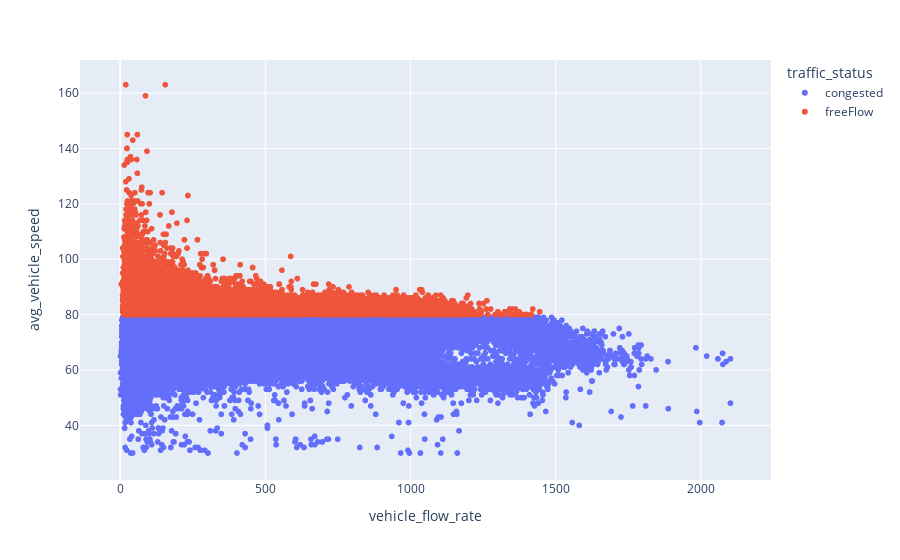
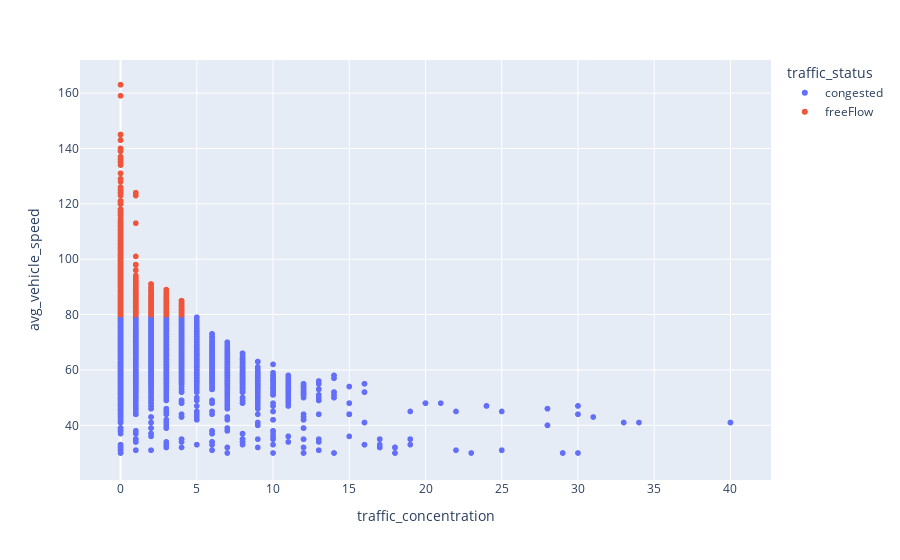
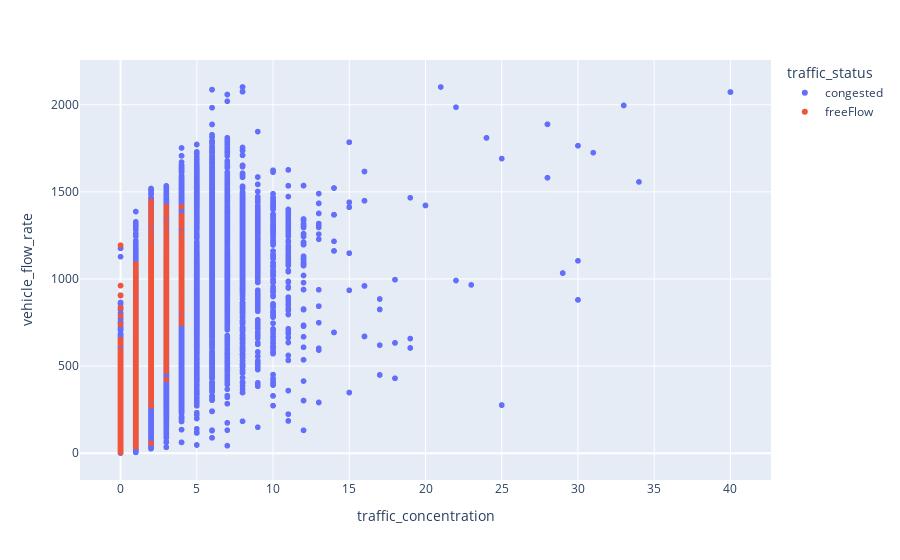

Source (notebook cell) for these figures, in order:
### Code cell
for num_col in NUM_COL:
    df = df.withColumn(num_col, df[num_col].cast("double"))

# plot
df_num = df.select(NUM_COL + ["traffic_status"]).toPandas()
for i in range(len(NUM_COL)):
    for j in range(i):
        col_x = NUM_COL[i]
        col_y = NUM_COL[j]
        px.scatter(
            data_frame=df_num,
            x=col_x,
            y=col_y,
            color="traffic_status",
        ).show()

### Figure 1 — Plotly figure (JSON) as saved in the notebook; plotly's stock layout.template omitted (floating-point values rounded to 4 significant figures; data arrays with more than 128 entries replaced by an {"elided": "..."} marker saying what was removed)
{"data": [{"hovertemplate": "traffic_status=congested<br>vehicle_flow_rate=%{x}<br>avg_vehicle_speed=%{y}<extra></extra>", "legendgroup": "congested", "marker": {"color": "#636efa", "symbol": "circle"}, "mode": "markers", "name": "congested", "showlegend": true, "type": "scattergl", "x": {"elided": "148323 int values"}, "xaxis": "x", "y": {"elided": "148323 int values"}, "yaxis": "y"}, {"hovertemplate": "traffic_status=freeFlow<br>vehicle_flow_rate=%{x}<br>avg_vehicle_speed=%{y}<extra></extra>", "legendgroup": "freeFlow", "marker": {"color": "#EF553B", "symbol": "circle"}, "mode": "markers", "name": "freeFlow", "showlegend": true, "type": "scattergl", "x": {"elided": "18904 int values"}, "xaxis": "x", "y": {"elided": "18904 int values"}, "yaxis": "y"}], "layout": {"legend": {"title": {"text": "traffic_status"}, "tracegroupgap": 0}, "margin": {"t": 60}, "xaxis": {"anchor": "y", "domain": [0, 1], "title": {"text": "vehicle_flow_rate"}}, "yaxis": {"anchor": "x", "domain": [0, 1], "title": {"text": "avg_vehicle_speed"}}}}

### Figure 2 — Plotly figure (JSON) as saved in the notebook; plotly's stock layout.template omitted (floating-point values rounded to 4 significant figures; data arrays with more than 128 entries replaced by an {"elided": "..."} marker saying what was removed)
{"data": [{"hovertemplate": "traffic_status=congested<br>traffic_concentration=%{x}<br>avg_vehicle_speed=%{y}<extra></extra>", "legendgroup": "congested", "marker": {"color": "#636efa", "symbol": "circle"}, "mode": "markers", "name": "congested", "showlegend": true, "type": "scattergl", "x": {"elided": "148323 int values"}, "xaxis": "x", "y": {"elided": "148323 int values"}, "yaxis": "y"}, {"hovertemplate": "traffic_status=freeFlow<br>traffic_concentration=%{x}<br>avg_vehicle_speed=%{y}<extra></extra>", "legendgroup": "freeFlow", "marker": {"color": "#EF553B", "symbol": "circle"}, "mode": "markers", "name": "freeFlow", "showlegend": true, "type": "scattergl", "x": {"elided": "18904 int values"}, "xaxis": "x", "y": {"elided": "18904 int values"}, "yaxis": "y"}], "layout": {"legend": {"title": {"text": "traffic_status"}, "tracegroupgap": 0}, "margin": {"t": 60}, "xaxis": {"anchor": "y", "domain": [0, 1], "title": {"text": "traffic_concentration"}}, "yaxis": {"anchor": "x", "domain": [0, 1], "title": {"text": "avg_vehicle_speed"}}}}

### Figure 3 — Plotly figure (JSON) as saved in the notebook; plotly's stock layout.template omitted (floating-point values rounded to 4 significant figures; data arrays with more than 128 entries replaced by an {"elided": "..."} marker saying what was removed)
{"data": [{"hovertemplate": "traffic_status=congested<br>traffic_concentration=%{x}<br>vehicle_flow_rate=%{y}<extra></extra>", "legendgroup": "congested", "marker": {"color": "#636efa", "symbol": "circle"}, "mode": "markers", "name": "congested", "showlegend": true, "type": "scattergl", "x": {"elided": "148323 int values"}, "xaxis": "x", "y": {"elided": "148323 int values"}, "yaxis": "y"}, {"hovertemplate": "traffic_status=freeFlow<br>traffic_concentration=%{x}<br>vehicle_flow_rate=%{y}<extra></extra>", "legendgroup": "freeFlow", "marker": {"color": "#EF553B", "symbol": "circle"}, "mode": "markers", "name": "freeFlow", "showlegend": true, "type": "scattergl", "x": {"elided": "18904 int values"}, "xaxis": "x", "y": {"elided": "18904 int values"}, "yaxis": "y"}], "layout": {"legend": {"title": {"text": "traffic_status"}, "tracegroupgap": 0}, "margin": {"t": 60}, "xaxis": {"anchor": "y", "domain": [0, 1], "title": {"text": "traffic_concentration"}}, "yaxis": {"anchor": "x", "domain": [0, 1], "title": {"text": "vehicle_flow_rate"}}}}
